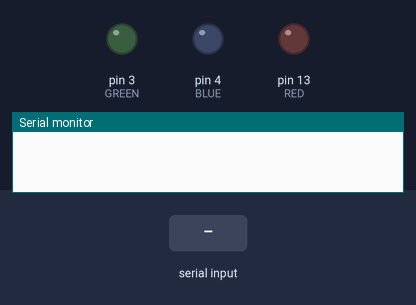
Simulated run of this sketch. Board: Arduino Uno, built with avr-gcc and run on an emulated ATmega328P. Parts: output pins drawn as LEDs (lit = HIGH), the last lines printed to the serial monitor. The inputs (shaded band) are chosen by the test bench.

Above: at 1.2 s.
1.3 s: "on" received over Serial
At 1.9 s:
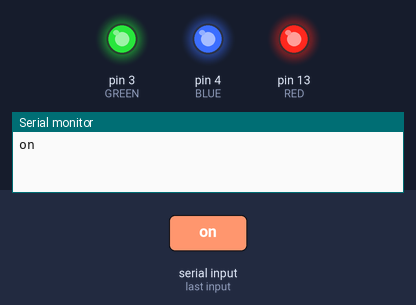
2.8 s: "desligar" received over Serial
At 4.0 s:
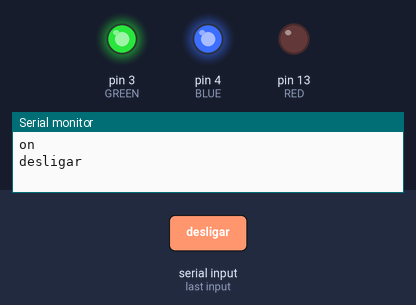
4.3 s: "all" received over Serial
At 4.6 s:
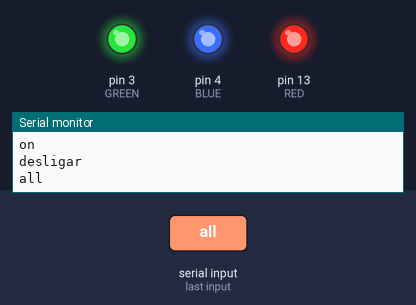
Timing chart, 0 to 7.3 s (numbered marks = the images above; inputs shaded):
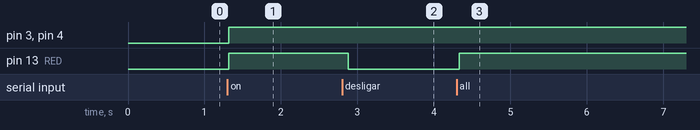

The sketch:

Bluetooth_por_voz.ino
```cpp
String voice;
int RED = 13;
int GREEN = 3;
int BLUE = 4;
void RedOn(){
digitalWrite (RED, HIGH);
}
void RedOff(){
digitalWrite (RED, LOW);
}
void GreenOn(){
digitalWrite (GREEN, HIGH);
}
void GreenOff(){
digitalWrite (GREEN, LOW);
}
void BlueOn(){
digitalWrite (BLUE, HIGH);
}
void BlueOff(){
digitalWrite (BLUE, LOW);
}
void allon() {
digitalWrite (RED, HIGH);
digitalWrite (GREEN, HIGH);
digitalWrite (BLUE, HIGH);
}
void alloff() {
digitalWrite (RED, LOW);
digitalWrite (GREEN, LOW);
digitalWrite (BLUE, LOW);
}
void setup() {
Serial.begin(9600);
pinMode(RED, OUTPUT);
pinMode(GREEN, OUTPUT);
pinMode(BLUE, OUTPUT);
}
void loop() {
while(Serial.available()) {
delay(10);
char c=Serial.read();
if(c=='#')
{break; }
voice += c;
}
if (voice.length() > 0) {
Serial.println(voice);
if (voice == "on" || voice == "all")
{
allon() ;
}
else if (voice == "off" || voice=="all off")
{
alloff() ;
}
else if(voice =="ligar" || voice =="red on"){
RedOn();
}
else if(voice =="desligar"){
RedOff();
}
else if(voice =="green" || voice =="green on"){
GreenOn();
}
else if( voice =="green off" ){
GreenOff();
}
else if(voice =="blue" || voice =="blue on"){
BlueOn();
}
else if(voice =="blue off"){
BlueOff();
}
voice="";
}
}
```

Measured:
- after the input at 1.3 s, pin 3 (GREEN), pin 4 (BLUE), pin 13 (RED): LOW → HIGH at once
- after the input at 2.8 s, pin 13 (RED): HIGH → LOW after 0.08 s
- after the input at 4.3 s, pin 13 (RED): LOW → HIGH at once
